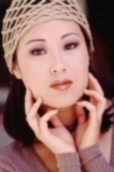
#> input picture Set5/g20/LR/woman.png, 114 x 172 px, found by its file name
$ python HW2.py   (older library calls are emulated)
#> lines starting #> are read from the running program, lines starting #| are printed output that depends on the picture
import scipy.io
import numpy as np
import scipy.misc
from matplotlib import pyplot as plt
from PIL import Image
from scipy import fftpack, signal
from scipy.linalg import circulant
import sklearn
from sklearn.decomposition import PCA
import sklearn.neighbors
import cv2

import imageio


## shrinks matrix by ratio alpha
def downsample_shrink_matrix(mat, alpha):
    # print(mat.shape)
    (mat_shape_x, mat_shape_y) = mat.shape
    new_size =(int(mat_shape_x / alpha), int(mat_shape_y / alpha))
    downsampled = np.zeros(new_size)
    for i in range(new_size[0]):
        for j in range(new_size[1]):
            downsampled[i, j] = mat[alpha * i, alpha * j]
    return downsampled

def downsample_shrink_matrix_1d(mat, alpha):
    (mat_shape_x, mat_shape_y) = mat.shape
    new_size =(int(mat_shape_x / alpha), int(mat_shape_y))
    downsampled = np.zeros(new_size)
    for i in range(new_size[0]):
        downsampled[i,:] = mat[alpha * i, :]
    return downsampled

## only fills zeros wherever a point is going to be gone when shrinking
def downsample_zeros_matrix(mat, alpha):
    (mat_shape_x, mat_shape_y) = mat.shape
    for i in range(mat_shape_x):
        if (i % alpha):
            mat[i, :] = 0
            mat[:, i] = 0
    return mat

## upsample matrix by factor alpha, using cubic interpolation
def upsample_matrix(mat,alpha):
    (mat_shape_x, mat_shape_y) = mat.shape
    new_size = (int(mat_shape_y * alpha), int(mat_shape_x * alpha))
    upsampled_filtered_image = cv2.resize(mat, dsize=new_size, interpolation=cv2.INTER_CUBIC)
    return upsampled_filtered_image


## creates a gaussian matrix
def gaussian(window_size, range, mu, sigma):
    z = np.linspace(-range, range, window_size)
    x, y = np.meshgrid(z, z)
    d = np.sqrt(x*x+y*y)
    g = np.exp(-((d-mu)**2 / (2.0 * sigma**2)))
    g = g / g.sum()
    return g


## creates a sinc matrix
def sinc(window_size, range):
    x = np.linspace(-range, range, window_size)
    xx = np.outer(x, x)
    s = np.sinc(xx)
    s = s / s.sum()
    return s

## creates a laplacian operator matrix
def laplacian(mat_length): #the matrix in a square, and the parameter is the length of the side of the square
    a = -1
    b = 4
    lap_mat = np.zeros((mat_length ** 2, mat_length ** 2))

    main_diag_pattern = np.zeros((mat_length, mat_length))
    for i in range(mat_length):
        for j in range(mat_length):
            if i == j:
                main_diag_pattern[i, j] = b
            if abs(i-j) == 1:
                main_diag_pattern[i, j] = a

    second_diag_pattern = np.zeros((mat_length, mat_length))
    for i in range(mat_length):
        second_diag_pattern[i, i] = a


    ### copying main digonal pattern to lap matrix all along the main block diagonal
    start_index = 0
    end_index = mat_length

    for num_matrices in range(mat_length):
        lap_mat[start_index:end_index, start_index:end_index] = main_diag_pattern
        start_index += mat_length
        end_index += mat_length

    ### copying second diagonal pattern to lap matrix all along the main block diagonal

    start_index_x = 0
    end_index_x = mat_length
    start_index_y = mat_length
    end_index_y = 2 * mat_length

    for num_matrices in range(mat_length - 1):
        lap_mat[start_index_x:end_index_x, start_index_y:end_index_y] = second_diag_pattern
        lap_mat[start_index_y:end_index_y, start_index_x:end_index_x] = second_diag_pattern

        start_index_x += mat_length
        end_index_x += mat_length
        start_index_y += mat_length
        end_index_y += mat_length

    return lap_mat


## calculates the distnace as the nominator of the iterative function in the paper
def dist_weight(q_i,r_j_alpha, sigma):
    return np.exp(-0.5 * (np.linalg.norm(q_i - r_j_alpha) ** 2)/(sigma ** 2))


## divides image into patches with given step size, and saves the result in an array
def create_patches_from_image(img, patch_size, step_size):
    array_for_patches = []
    for i in range(0,int(img.shape[0] - patch_size),step_size):
        for j in range(0,int(img.shape[1] - patch_size),step_size):
            curr_patch = img[i:i+patch_size,j:j+patch_size]
            array_for_patches.append(curr_patch)
    return array_for_patches


## restors image with wiener filter, given the blurred image, the psf and wiener filter constant
def wiener_filter(img, kernel, K):
    if np.sum(kernel):
        kernel /= np.sum(kernel)
    dummy = np.copy(img)
    dummy = fftpack.fft2(dummy)
    kernel = fftpack.fft2(kernel, shape=img.shape)
    kernel = np.conj(kernel) / (np.abs(kernel) ** 2 + K)
    dummy = dummy * kernel
    dummy = np.abs(fftpack.ifft2(dummy))
    return dummy


## image processing course teaching assistant's wiener filter implementation
def wiener_filter2(image, psf, k):
    image_dft = fftpack.fft2(image)
    psf_dft = fftpack.fft2(fftpack.ifftshift(psf), shape=image_dft.shape)
    filter_dft = np.conj(psf_dft) / (np.abs(psf_dft) ** 2 + k)
    recovered_dft = image_dft * filter_dft
    return np.real(fftpack.ifft2(recovered_dft))


## saves img to folder with specific format
def save_as_img(img,  title, my_format):
    img = img / img.max()
    img_256 = img * 255
    im = Image.fromarray(img_256)
    im = im.convert('RGB')
    im.save(title + my_format)


## calculates PSNR of two matrices
def calculate_psnr(im1, im2):
    MSE = np.mean((im1 - im2) ** 2)
    max_value = im1.max()
    PSNR = 20 * np.log10(max_value / (np.sqrt(MSE)))
    return PSNR


## calculate restored kernel from blurred image in order to generate higher resolution image
def calculate_kernel(blurred_img, alpha, T):
    patch_size = 15
    q_patch_size = int(patch_size / alpha)
    sigma_NN = 0.06  # last value that worked 0.059
    num_neighbors = 5
    pca_num_components = 25
    epsilon = 1e-10  # a value to add to a matrix to make it invertible
    patch_step_size_factor = 1 / (patch_size / alpha)  # step size for the patch partition, in units of patches
    title_name = "patch_" + str(patch_size) + "_alpha_" + str(alpha) + "_step_" + str(patch_step_size_factor) + "_NN_" \
                 + str(num_neighbors) + "_PCA_" + str(pca_num_components) + "_sigmaNN_" + str(
        sigma_NN) + "_knn_swapped_new_C_matan_new_wiener"

    ## creates patches from l (bigger size, r), and patches for comparing from l(size divided by alpha, q)
    r_patches = create_patches_from_image(blurred_img, patch_size, int(patch_size * patch_step_size_factor))
    q_patches = create_patches_from_image(blurred_img, q_patch_size, int(q_patch_size * patch_step_size_factor))

    q_patches_vec = []
    for q_patch in q_patches:
        curr_q_vec = q_patch.reshape(q_patch.size)
        q_patches_vec.append(curr_q_vec)
    q_patches_vec = np.array(q_patches_vec)

    ## generating Rj by calculating: taking every big patch (r), making it a vector, then a circulant matrix,
    # and then downsample by alpha**2 (only rows)
    Rj = []
    for r_patch in r_patches:
        r_vec = r_patch.reshape(r_patch.size)
        r_circulant = circulant(r_vec)
        curr_Rj = downsample_shrink_matrix_1d(r_circulant, alpha ** 2)
        Rj.append(curr_Rj)


    ## initial k to start iterative algorithm with
    delta = fftpack.fftshift(scipy.signal.unit_impulse((patch_size, patch_size)))
    curr_k = delta.reshape(delta.size)

    C = laplacian(patch_size)
    C_squared = C.T @ C


    for t in range(T):
        print(f'iteration number: {t}')

        r_alpha_patches = []
        for j, patch in enumerate(r_patches):
            curr_patch_alpha = Rj[j] @ curr_k
            r_alpha_patches.append(curr_patch_alpha)

        r_alpha_patches = np.array(r_alpha_patches)
        tree = sklearn.neighbors.BallTree(r_alpha_patches, leaf_size=2)
        neighbors_weights = np.zeros((len(q_patches_vec), len(r_alpha_patches)))
        for i, q_patch_vec in enumerate(q_patches_vec):
            representative_patch = np.expand_dims(q_patch_vec, 0)
            _, neighbor_indices = tree.query(representative_patch, k=num_neighbors)
            for index in neighbor_indices:
                neighbors_weights[i, index] = dist_weight(q_patch_vec, r_alpha_patches[index], sigma_NN)

        neighbors_weights_sum = np.sum(neighbors_weights, axis=1)
        epsilon_mat = np.eye(curr_k.shape[0]) * epsilon

        for row in range(neighbors_weights.shape[0]):
            row_sum = neighbors_weights_sum[row]
            if row_sum:
                neighbors_weights[row] = neighbors_weights[row] / row_sum  ## normalize each column

        ## calculate k hat
        sum_left = np.zeros((curr_k.shape[0], curr_k.shape[0]))
        sum_right = np.zeros_like(curr_k)

        for i in range(neighbors_weights.shape[0]):
            for j in range(neighbors_weights.shape[1]):
                if not neighbors_weights[i, j]:
                    continue
                R_squared = Rj[j].T @ Rj[j]

                sum_left += neighbors_weights[i, j] * (R_squared) + (C_squared)
                sum_right += neighbors_weights[i, j] * Rj[j].T @ q_patches_vec[i]

        curr_k = np.linalg.inv((1 / (sigma_NN ** 2)) * sum_left + epsilon_mat) @ sum_right
        curr_k_reshaped = curr_k.reshape((patch_size, patch_size))
    return curr_k_reshaped  ## as matrix in shape patch_size ** 2


def main():

    # img = plt.imread("DIPSourceHW2.png")
    # img = plt.imread("/home/shiminghao/smh/Blind_SR_Michaeli_Irani/DIPSourceHW2.png")
    # img = plt.imread("/home/shiminghao/smh/trytry/pic/g20/LR/woman.png")
    img = cv2.imread("/home/shiminghao/smh/trytry/pic/g20/LR/woman.png", 0)
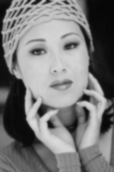
#> img: shape (172, 114); min 6, max 218, mean 121

    img = np.array(img)

    # img = img[:, :, 0]
    img = img / img.max()
    img_new_size = np.zeros((img.shape[0]+2, img.shape[1]+2))
    img_new_size[1:-1, 1:-1] = img
    img = img_new_size

    # imageio.imsave('test2.png', img)


    ## define constants
    alpha = 3
    window_size = 15
    filter_range_sinc = window_size/4  #was window_size/2. smaller range ==> wider gaussian,
    filter_range_gaussian = window_size / 16
    mu = 0
    sigma = 1
    T = 1

    ## generate filters
    s_filter = sinc(window_size, filter_range_sinc)
    g_filter = gaussian(window_size, filter_range_gaussian, mu, sigma)

    ## generate low resolution images
    sinc_img_big = signal.convolve2d(img, s_filter, mode='same', boundary='wrap')
    sinc_img = downsample_shrink_matrix(sinc_img_big, alpha)
    sinc_img_high_res = upsample_matrix(sinc_img, alpha)

    gaussian_img_big = signal.convolve2d(img, g_filter, mode='same', boundary='wrap')
    gaussian_img = downsample_shrink_matrix(gaussian_img_big, alpha)
#> call 2 of downsample_shrink_matrix, with alpha = 3
#> after the loop in downsample_shrink_matrix (call 2), `for i in range(new_size[0]):`:
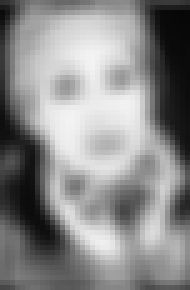
#> downsampled: shape (58, 38) float64 (shown 5 times larger); min 0.0273, max 0.955, mean 0.545
    gaussian_img_high_res = upsample_matrix(gaussian_img, alpha)

    # imageio.imsave('sinc_blurred.png', sinc_img_high_res)
    # imageio.imsave('gaussian_blurred.png', gaussian_img_high_res)


    plt.imshow(sinc_img_high_res, cmap='gray')
    plt.title("sinc blurred img")
    plt.savefig("./sinc_blurred.jpg")
    plt.show()

    plt.imshow(gaussian_img_high_res, cmap='gray')
    plt.title("gaussian blurred img")
    plt.savefig("./gaussian_blurred.jpg")
    plt.show()


    ## restore kernels using Irani-Michaeli's paper's algorithm
    gaussian_restored_k = calculate_kernel(gaussian_img, alpha,T) ## restored kernel after blurring with gaussian
#> after the loop in create_patches_from_image, `for i in range(0,int(img.shape[0] - patch_size),step_size):`: array_for_patches = 120 items
#> in calculate_kernel, `q_patches = create_patches_from_image(blurred_img, q_patch_size, int(q..`: q_patches = 1749 items
#> the loop in calculate_kernel, `for r_patch in r_patches:` made 120 passes
#> after the loop in calculate_kernel, `for r_patch in r_patches:`:
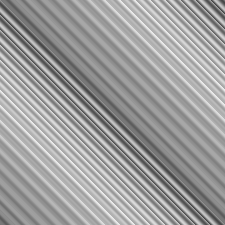
#> r_circulant: shape (225, 225) float64; min 0.263, max 0.928, mean 0.621
#> after the loop in calculate_kernel, `for r_patch in r_patches:`: Rj = 120 items
#> in calculate_kernel, `curr_k = delta.reshape(delta.size)`: curr_k = 225 values, max 1 at index 112, min 0 at index 0, mean 0.00444
#> after the loop in calculate_kernel, `for t in range(T):`:
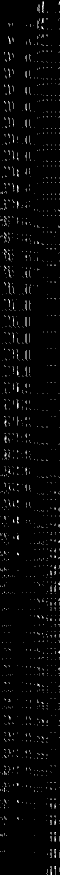
#> neighbors_weights: shape (1749, 120) float64 (shown at 1/2 size); min 0, max 0.2, mean 0.00578; drawn with min black and max white
#> after the loop in calculate_kernel, `for t in range(T):`:
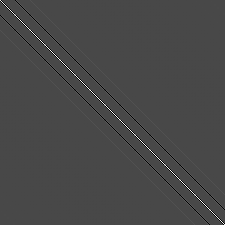
#> sum_left: shape (225, 225) float64; min -30844.5, max 139482.8, mean 17479.7; drawn with min black and max white

    # with open("/home/shiminghao/smh/Blind_SR_Michaeli_Irani/view_kernel/gaussian_restored_k_1.txt", "w+") as f:
    #     print(gaussian_restored_k, file=f)

    sinc_restored_k = calculate_kernel(sinc_img, alpha, T) ## restored kernel after blurring with sinc
#> the loop in calculate_kernel (call 2), `for r_patch in r_patches:` made 120 passes
#> pass 1, in calculate_kernel (call 2), `r_circulant = circulant(r_vec)`:
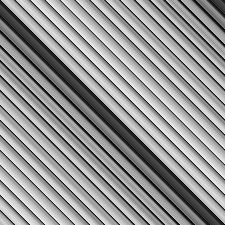
#> r_circulant: shape (225, 225) float64; min 0.00514, max 0.923, mean 0.594

    # with open("/home/shiminghao/smh/Blind_SR_Michaeli_Irani/view_kernel/sinc_restored_k_1.txt", "w+") as f:
    #     print(sinc_restored_k, file=f)

    ## restore each blurred image with both kernels
    sinc_restored_img = wiener_filter(sinc_img_high_res, sinc_restored_k, 0.1)
    sinc_blurred_restored_from_gaussian_img = wiener_filter(sinc_img_high_res, gaussian_restored_k, 0.1)
    gaussian_restored_img= wiener_filter(gaussian_img_high_res, gaussian_restored_k, 0.1)
#> call 3 of wiener_filter, with kernel = array of shape (15, 15), K = 0.1
#> in wiener_filter (call 3), `dummy = np.abs(fftpack.ifft2(dummy))`:
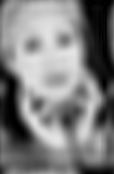
#> dummy: shape (174, 114) float64; min 4.13e-05, max 0.898, mean 0.496
    gaussian_blurred_restored_from_sinc_img = wiener_filter(gaussian_img_high_res, sinc_restored_k, 0.1)

    ## plot results and PSNR with original high-res image

    plot_results(sinc_restored_img, "sinc-ker", "sinc-ker", img)
    plot_results(sinc_blurred_restored_from_gaussian_img, "sinc-ker", "gauss-ker", img)
    plot_results(gaussian_restored_img, "gauss-ker", "gauss-ker", img)
    plot_results(gaussian_blurred_restored_from_sinc_img, "gauss-ker", "sinc-ker", img)


def plot_results(img_restored, blurred_with, restored_with, orig_img):
    plt.imshow(img_restored, cmap='gray')
    # PSNR = calculate_psnr(orig_img[5:-5, 5:-5], img_restored[5:-5, 5:-5])
    PSNR = calculate_psnr(orig_img[5:-5, 6:-6], img_restored[5:-5, 5:-5])
#> in calculate_psnr, `MSE = np.mean((im1 - im2) ** 2)`: MSE = 0.0609
#> in calculate_psnr, `max_value = im1.max()`: max_value = 1
#> in calculate_psnr, `PSNR = 20 * np.log10(max_value / (np.sqrt(MSE)))`: PSNR = 12.16

    plt.title(f'image blurred with {blurred_with} and restored with {restored_with}. PSNR={PSNR:.2f}')
    plt.savefig("image blurred with %s and restored with %s. PSNR= %f.jpg" % (blurred_with, restored_with, PSNR))
    plt.show()


# [21 lines of commented-out code are left out]


if __name__ == "__main__":
    main()
